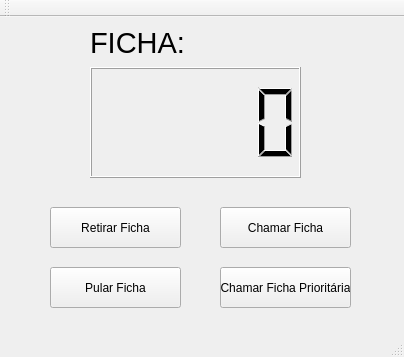
<?xml version="1.0" encoding="UTF-8"?>
<ui version="4.0">
 <class>MainWindow</class>
 <widget class="QMainWindow" name="MainWindow">
  <property name="geometry">
   <rect>
    <x>0</x>
    <y>0</y>
    <width>404</width>
    <height>357</height>
   </rect>
  </property>
  <property name="windowTitle">
   <string>MainWindow</string>
  </property>
  <widget class="QWidget" name="centralWidget">
   <widget class="QPushButton" name="btnRetirar">
    <property name="geometry">
     <rect>
      <x>50</x>
      <y>190</y>
      <width>131</width>
      <height>41</height>
     </rect>
    </property>
    <property name="font">
     <font>
      <family>Arial</family>
      <weight>50</weight>
      <bold>false</bold>
     </font>
    </property>
    <property name="text">
     <string>Retirar Ficha</string>
    </property>
   </widget>
   <widget class="QPushButton" name="btnChamar">
    <property name="geometry">
     <rect>
      <x>220</x>
      <y>190</y>
      <width>131</width>
      <height>41</height>
     </rect>
    </property>
    <property name="font">
     <font>
      <family>Arial</family>
     </font>
    </property>
    <property name="text">
     <string>Chamar Ficha</string>
    </property>
   </widget>
   <widget class="QPushButton" name="btnPular">
    <property name="geometry">
     <rect>
      <x>50</x>
      <y>250</y>
      <width>131</width>
      <height>41</height>
     </rect>
    </property>
    <property name="font">
     <font>
      <family>Arial</family>
     </font>
    </property>
    <property name="text">
     <string>Pular Ficha</string>
    </property>
   </widget>
   <widget class="QPushButton" name="btnChamarPrioridade">
    <property name="geometry">
     <rect>
      <x>220</x>
      <y>250</y>
      <width>131</width>
      <height>41</height>
     </rect>
    </property>
    <property name="font">
     <font>
      <family>Arial</family>
     </font>
    </property>
    <property name="text">
     <string>Chamar Ficha Prioritária</string>
    </property>
   </widget>
   <widget class="QLCDNumber" name="painel">
    <property name="geometry">
     <rect>
      <x>90</x>
      <y>50</y>
      <width>211</width>
      <height>111</height>
     </rect>
    </property>
   </widget>
   <widget class="QLabel" name="label">
    <property name="geometry">
     <rect>
      <x>90</x>
      <y>10</y>
      <width>131</width>
      <height>31</height>
     </rect>
    </property>
    <property name="font">
     <font>
      <family>Arial</family>
      <pointsize>22</pointsize>
     </font>
    </property>
    <property name="text">
     <string>FICHA:</string>
    </property>
   </widget>
  </widget>
  <widget class="QMenuBar" name="menuBar">
   <property name="geometry">
    <rect>
     <x>0</x>
     <y>0</y>
     <width>404</width>
     <height>21</height>
    </rect>
   </property>
  </widget>
  <widget class="QToolBar" name="mainToolBar">
   <attribute name="toolBarArea">
    <enum>TopToolBarArea</enum>
   </attribute>
   <attribute name="toolBarBreak">
    <bool>false</bool>
   </attribute>
  </widget>
  <widget class="QStatusBar" name="statusBar"/>
 </widget>
 <layoutdefault spacing="6" margin="11"/>
 <resources/>
 <connections/>
</ui>
